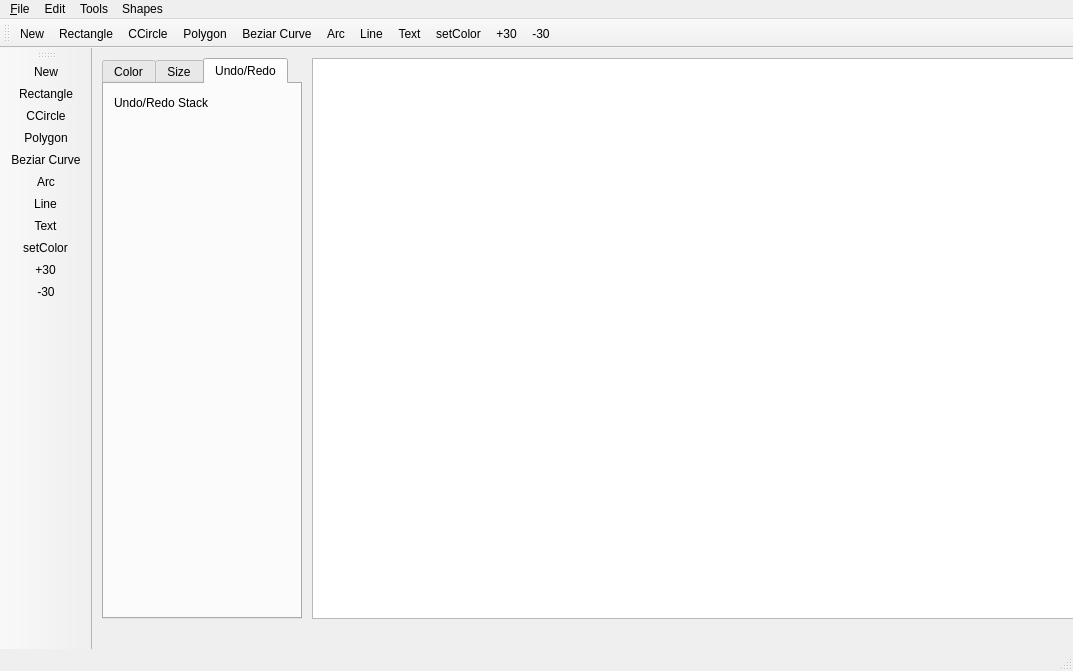
<?xml version="1.0" encoding="UTF-8"?>
<ui version="4.0">
 <class>view</class>
 <widget class="QMainWindow" name="view">
  <property name="geometry">
   <rect>
    <x>0</x>
    <y>0</y>
    <width>1073</width>
    <height>671</height>
   </rect>
  </property>
  <property name="windowTitle">
   <string>view</string>
  </property>
  <widget class="QWidget" name="centralWidget">
   <widget class="QTabWidget" name="tabWidget">
    <property name="geometry">
     <rect>
      <x>10</x>
      <y>10</y>
      <width>200</width>
      <height>561</height>
     </rect>
    </property>
    <property name="maximumSize">
     <size>
      <width>200</width>
      <height>16777215</height>
     </size>
    </property>
    <property name="currentIndex">
     <number>2</number>
    </property>
    <widget class="QWidget" name="tab">
     <attribute name="title">
      <string>Color</string>
     </attribute>
     <widget class="QComboBox" name="comboBox">
      <property name="geometry">
       <rect>
        <x>10</x>
        <y>20</y>
        <width>151</width>
        <height>27</height>
       </rect>
      </property>
      <item>
       <property name="text">
        <string>No Brush</string>
       </property>
      </item>
      <item>
       <property name="text">
        <string>Red</string>
       </property>
      </item>
      <item>
       <property name="text">
        <string>Blue</string>
       </property>
      </item>
      <item>
       <property name="text">
        <string>Green</string>
       </property>
      </item>
      <item>
       <property name="text">
        <string>Black</string>
       </property>
      </item>
      <item>
       <property name="text">
        <string>Cyne</string>
       </property>
      </item>
      <item>
       <property name="text">
        <string>Yellow</string>
       </property>
      </item>
     </widget>
    </widget>
    <widget class="QWidget" name="tab_3">
     <attribute name="title">
      <string>Size</string>
     </attribute>
    </widget>
    <widget class="QWidget" name="undoTab">
     <attribute name="title">
      <string>Undo/Redo</string>
     </attribute>
     <widget class="QLabel" name="label">
      <property name="geometry">
       <rect>
        <x>10</x>
        <y>10</y>
        <width>131</width>
        <height>17</height>
       </rect>
      </property>
      <property name="text">
       <string>Undo/Redo Stack</string>
      </property>
     </widget>
     <widget class="QPushButton" name="undoButton">
      <property name="geometry">
       <rect>
        <x>10</x>
        <y>30</y>
        <width>51</width>
        <height>41</height>
       </rect>
      </property>
      <property name="text">
       <string/>
      </property>
      <property name="icon">
       <iconset resource="DrawLove.qrc">
        <normaloff>:/undo</normaloff>:/undo</iconset>
      </property>
      <property name="iconSize">
       <size>
        <width>32</width>
        <height>32</height>
       </size>
      </property>
      <property name="flat">
       <bool>true</bool>
      </property>
     </widget>
     <widget class="QPushButton" name="redoButton">
      <property name="geometry">
       <rect>
        <x>70</x>
        <y>30</y>
        <width>51</width>
        <height>41</height>
       </rect>
      </property>
      <property name="text">
       <string/>
      </property>
      <property name="icon">
       <iconset resource="DrawLove.qrc">
        <normaloff>:/redo</normaloff>:/redo</iconset>
      </property>
      <property name="iconSize">
       <size>
        <width>32</width>
        <height>32</height>
       </size>
      </property>
      <property name="flat">
       <bool>true</bool>
      </property>
     </widget>
    </widget>
   </widget>
   <widget class="QGraphicsView" name="graphicsView">
    <property name="geometry">
     <rect>
      <x>220</x>
      <y>10</y>
      <width>791</width>
      <height>561</height>
     </rect>
    </property>
    <property name="cursor" stdset="0">
     <cursorShape>CrossCursor</cursorShape>
    </property>
    <property name="mouseTracking">
     <bool>false</bool>
    </property>
    <property name="acceptDrops">
     <bool>false</bool>
    </property>
   </widget>
  </widget>
  <widget class="QMenuBar" name="menuBar">
   <property name="geometry">
    <rect>
     <x>0</x>
     <y>0</y>
     <width>1073</width>
     <height>25</height>
    </rect>
   </property>
   <widget class="QMenu" name="menu_File">
    <property name="title">
     <string>&amp;File</string>
    </property>
    <addaction name="action_New"/>
    <addaction name="action_Save"/>
    <addaction name="actionSave_as"/>
   </widget>
   <widget class="QMenu" name="menuEdit">
    <property name="title">
     <string>Edit</string>
    </property>
    <widget class="QMenu" name="menuAdd_Item">
     <property name="title">
      <string>Add Item..</string>
     </property>
     <addaction name="actionRectangle"/>
     <addaction name="actionCCircle"/>
     <addaction name="actionPolygon"/>
    </widget>
    <widget class="QMenu" name="menu_Rotate">
     <property name="title">
      <string>&amp;Rotate</string>
     </property>
     <addaction name="action_30"/>
     <addaction name="action_31"/>
    </widget>
    <widget class="QMenu" name="menu_Color">
     <property name="title">
      <string>&amp;Color</string>
     </property>
     <addaction name="actionBlur"/>
     <addaction name="actionGreen"/>
     <addaction name="actionBlack"/>
     <addaction name="actionRed"/>
    </widget>
    <addaction name="menuAdd_Item"/>
    <addaction name="actionRe_size"/>
    <addaction name="menu_Rotate"/>
    <addaction name="menu_Color"/>
   </widget>
   <widget class="QMenu" name="menuTools">
    <property name="title">
     <string>Tools</string>
    </property>
    <widget class="QMenu" name="menuRotate">
     <property name="title">
      <string>Rotate</string>
     </property>
     <addaction name="action_90"/>
     <addaction name="action_91"/>
     <addaction name="action_180"/>
     <addaction name="action_181"/>
     <addaction name="action_270"/>
    </widget>
    <addaction name="actionResize"/>
    <addaction name="menuRotate"/>
    <addaction name="actionReflection"/>
   </widget>
   <widget class="QMenu" name="menuShapes">
    <property name="title">
     <string>Shapes</string>
    </property>
    <addaction name="actionRectangle_2"/>
    <addaction name="actionEllipse"/>
    <addaction name="actionLine"/>
    <addaction name="actionPoly_line_gon"/>
    <addaction name="actionArc"/>
    <addaction name="actionBeziar_Curve"/>
    <addaction name="actionText"/>
   </widget>
   <addaction name="menu_File"/>
   <addaction name="menuEdit"/>
   <addaction name="menuTools"/>
   <addaction name="menuShapes"/>
  </widget>
  <widget class="QToolBar" name="mainToolBar">
   <attribute name="toolBarArea">
    <enum>TopToolBarArea</enum>
   </attribute>
   <attribute name="toolBarBreak">
    <bool>false</bool>
   </attribute>
   <addaction name="action_New"/>
   <addaction name="actionRectangle"/>
   <addaction name="actionCCircle"/>
   <addaction name="actionPolygon"/>
   <addaction name="actionBeziar_Curve"/>
   <addaction name="actionArc"/>
   <addaction name="actionLine"/>
   <addaction name="actionText"/>
   <addaction name="actionSetColor"/>
   <addaction name="action_30"/>
   <addaction name="action_31"/>
  </widget>
  <widget class="QToolBar" name="mainToolBar">
   <attribute name="toolBarArea">
    <enum>LeftToolBarArea</enum>
   </attribute>
   <attribute name="toolBarBreak">
    <bool>false</bool>
   </attribute>
   <addaction name="action_New"/>
   <addaction name="actionRectangle"/>
   <addaction name="actionCCircle"/>
   <addaction name="actionPolygon"/>
   <addaction name="actionBeziar_Curve"/>
   <addaction name="actionArc"/>
   <addaction name="actionLine"/>
   <addaction name="actionText"/>
   <addaction name="actionSetColor"/>
   <addaction name="action_30"/>
   <addaction name="action_31"/>
  </widget>
  <widget class="QStatusBar" name="statusBar"/>
  <action name="action_New">
   <property name="icon">
    <iconset resource="DrawLove.qrc">
     <normaloff>:/newfile2.png</normaloff>:/newfile2.png</iconset>
   </property>
   <property name="text">
    <string>&amp;New</string>
   </property>
  </action>
  <action name="action_Save">
   <property name="text">
    <string>&amp;Save</string>
   </property>
  </action>
  <action name="actionSave_as">
   <property name="text">
    <string>Save as...</string>
   </property>
  </action>
  <action name="actionRectangle">
   <property name="icon">
    <iconset resource="DrawLove.qrc">
     <normaloff>:/rectangleng.p</normaloff>:/rectangleng.p</iconset>
   </property>
   <property name="text">
    <string>Rectangle</string>
   </property>
  </action>
  <action name="actionRe_size">
   <property name="text">
    <string>Re&amp;size</string>
   </property>
  </action>
  <action name="action_30">
   <property name="text">
    <string>+30</string>
   </property>
  </action>
  <action name="actionBlur">
   <property name="text">
    <string>Blue</string>
   </property>
  </action>
  <action name="actionGreen">
   <property name="text">
    <string>Green</string>
   </property>
  </action>
  <action name="actionBlack">
   <property name="text">
    <string>Black</string>
   </property>
  </action>
  <action name="actionRed">
   <property name="text">
    <string>Red</string>
   </property>
  </action>
  <action name="action_31">
   <property name="text">
    <string>-30</string>
   </property>
  </action>
  <action name="actionCCircle">
   <property name="icon">
    <iconset resource="DrawLove.qrc">
     <normaloff>:/circle.png</normaloff>:/circle.png</iconset>
   </property>
   <property name="text">
    <string>CCircle</string>
   </property>
  </action>
  <action name="actionPolygon">
   <property name="icon">
    <iconset resource="DrawLove.qrc">
     <normaloff>:/poly3</normaloff>:/poly3</iconset>
   </property>
   <property name="text">
    <string>Polygon</string>
   </property>
  </action>
  <action name="actionResize">
   <property name="enabled">
    <bool>false</bool>
   </property>
   <property name="text">
    <string>Resize</string>
   </property>
  </action>
  <action name="action_90">
   <property name="text">
    <string>+90</string>
   </property>
  </action>
  <action name="action_91">
   <property name="text">
    <string>-90</string>
   </property>
  </action>
  <action name="action_180">
   <property name="text">
    <string>+180</string>
   </property>
  </action>
  <action name="action_181">
   <property name="text">
    <string>-180</string>
   </property>
  </action>
  <action name="action_270">
   <property name="text">
    <string>+270</string>
   </property>
  </action>
  <action name="actionRectangle_2">
   <property name="text">
    <string>Rectangle</string>
   </property>
  </action>
  <action name="actionEllipse">
   <property name="text">
    <string>Ellipse</string>
   </property>
  </action>
  <action name="actionPoly_line_gon">
   <property name="text">
    <string>Poly  gon/line</string>
   </property>
  </action>
  <action name="actionBeziar_Curve">
   <property name="icon">
    <iconset resource="DrawLove.qrc">
     <normaloff>:/Bezier.png</normaloff>:/Bezier.png</iconset>
   </property>
   <property name="text">
    <string>Beziar Curve</string>
   </property>
  </action>
  <action name="actionArc">
   <property name="icon">
    <iconset resource="DrawLove.qrc">
     <normaloff>:/Arc</normaloff>:/Arc</iconset>
   </property>
   <property name="text">
    <string>Arc</string>
   </property>
  </action>
  <action name="actionLine">
   <property name="icon">
    <iconset resource="DrawLove.qrc">
     <normaloff>:/line</normaloff>:/line</iconset>
   </property>
   <property name="text">
    <string>Line</string>
   </property>
  </action>
  <action name="actionReflection">
   <property name="text">
    <string>Reflection</string>
   </property>
  </action>
  <action name="actionText">
   <property name="icon">
    <iconset resource="DrawLove.qrc">
     <normaloff>:/text</normaloff>:/text</iconset>
   </property>
   <property name="text">
    <string>Text</string>
   </property>
  </action>
  <action name="actionSetColor">
   <property name="icon">
    <iconset resource="DrawLove.qrc">
     <normaloff>:/colordialog</normaloff>:/colordialog</iconset>
   </property>
   <property name="text">
    <string>setColor</string>
   </property>
   <property name="toolTip">
    <string>Set Color</string>
   </property>
  </action>
 </widget>
 <layoutdefault spacing="6" margin="11"/>
 <resources>
  <include location="DrawLove.qrc"/>
 </resources>
 <connections>
  <connection>
   <sender>actionRectangle</sender>
   <signal>triggered()</signal>
   <receiver>view</receiver>
   <slot>addRectAct()</slot>
   <hints>
    <hint type="sourcelabel">
     <x>-1</x>
     <y>-1</y>
    </hint>
    <hint type="destinationlabel">
     <x>176</x>
     <y>134</y>
    </hint>
   </hints>
  </connection>
  <connection>
   <sender>action_30</sender>
   <signal>triggered()</signal>
   <receiver>view</receiver>
   <slot>RotateAct()</slot>
   <hints>
    <hint type="sourcelabel">
     <x>-1</x>
     <y>-1</y>
    </hint>
    <hint type="destinationlabel">
     <x>315</x>
     <y>212</y>
    </hint>
   </hints>
  </connection>
  <connection>
   <sender>action_31</sender>
   <signal>triggered()</signal>
   <receiver>view</receiver>
   <slot>Rotate2Act()</slot>
   <hints>
    <hint type="sourcelabel">
     <x>-1</x>
     <y>-1</y>
    </hint>
    <hint type="destinationlabel">
     <x>341</x>
     <y>228</y>
    </hint>
   </hints>
  </connection>
  <connection>
   <sender>actionCCircle</sender>
   <signal>triggered()</signal>
   <receiver>view</receiver>
   <slot>addCircleAct()</slot>
   <hints>
    <hint type="sourcelabel">
     <x>-1</x>
     <y>-1</y>
    </hint>
    <hint type="destinationlabel">
     <x>341</x>
     <y>228</y>
    </hint>
   </hints>
  </connection>
  <connection>
   <sender>actionPolygon</sender>
   <signal>triggered()</signal>
   <receiver>view</receiver>
   <slot>addPolyAct()</slot>
   <hints>
    <hint type="sourcelabel">
     <x>-1</x>
     <y>-1</y>
    </hint>
    <hint type="destinationlabel">
     <x>341</x>
     <y>228</y>
    </hint>
   </hints>
  </connection>
  <connection>
   <sender>action_New</sender>
   <signal>triggered()</signal>
   <receiver>view</receiver>
   <slot>newAct()</slot>
   <hints>
    <hint type="sourcelabel">
     <x>-1</x>
     <y>-1</y>
    </hint>
    <hint type="destinationlabel">
     <x>341</x>
     <y>228</y>
    </hint>
   </hints>
  </connection>
  <connection>
   <sender>actionBeziar_Curve</sender>
   <signal>triggered()</signal>
   <receiver>view</receiver>
   <slot>addBezierAct()</slot>
   <hints>
    <hint type="sourcelabel">
     <x>-1</x>
     <y>-1</y>
    </hint>
    <hint type="destinationlabel">
     <x>383</x>
     <y>259</y>
    </hint>
   </hints>
  </connection>
  <connection>
   <sender>actionLine</sender>
   <signal>triggered()</signal>
   <receiver>view</receiver>
   <slot>addLineAct()</slot>
   <hints>
    <hint type="sourcelabel">
     <x>-1</x>
     <y>-1</y>
    </hint>
    <hint type="destinationlabel">
     <x>383</x>
     <y>259</y>
    </hint>
   </hints>
  </connection>
  <connection>
   <sender>actionArc</sender>
   <signal>triggered()</signal>
   <receiver>view</receiver>
   <slot>addArcAct()</slot>
   <hints>
    <hint type="sourcelabel">
     <x>-1</x>
     <y>-1</y>
    </hint>
    <hint type="destinationlabel">
     <x>383</x>
     <y>259</y>
    </hint>
   </hints>
  </connection>
  <connection>
   <sender>actionText</sender>
   <signal>triggered()</signal>
   <receiver>view</receiver>
   <slot>addTextAct()</slot>
   <hints>
    <hint type="sourcelabel">
     <x>-1</x>
     <y>-1</y>
    </hint>
    <hint type="destinationlabel">
     <x>383</x>
     <y>259</y>
    </hint>
   </hints>
  </connection>
  <connection>
   <sender>actionSetColor</sender>
   <signal>triggered()</signal>
   <receiver>view</receiver>
   <slot>setColorAct()</slot>
   <hints>
    <hint type="sourcelabel">
     <x>-1</x>
     <y>-1</y>
    </hint>
    <hint type="destinationlabel">
     <x>511</x>
     <y>335</y>
    </hint>
   </hints>
  </connection>
  <connection>
   <sender>undoButton</sender>
   <signal>clicked()</signal>
   <receiver>view</receiver>
   <slot>undoAct()</slot>
   <hints>
    <hint type="sourcelabel">
     <x>88</x>
     <y>156</y>
    </hint>
    <hint type="destinationlabel">
     <x>536</x>
     <y>335</y>
    </hint>
   </hints>
  </connection>
  <connection>
   <sender>redoButton</sender>
   <signal>clicked()</signal>
   <receiver>view</receiver>
   <slot>redoAct()</slot>
   <hints>
    <hint type="sourcelabel">
     <x>148</x>
     <y>156</y>
    </hint>
    <hint type="destinationlabel">
     <x>536</x>
     <y>335</y>
    </hint>
   </hints>
  </connection>
 </connections>
 <slots>
  <slot>addRectAct()</slot>
  <slot>RotateAct()</slot>
  <slot>Rotate2Act()</slot>
  <slot>addCircleAct()</slot>
  <slot>addPolyAct()</slot>
  <slot>newAct()</slot>
  <slot>addBezierAct()</slot>
  <slot>addLineAct()</slot>
  <slot>addArcAct()</slot>
  <slot>addTextAct()</slot>
  <slot>setColorAct()</slot>
  <slot>undoAct()</slot>
  <slot>redoAct()</slot>
 </slots>
</ui>
